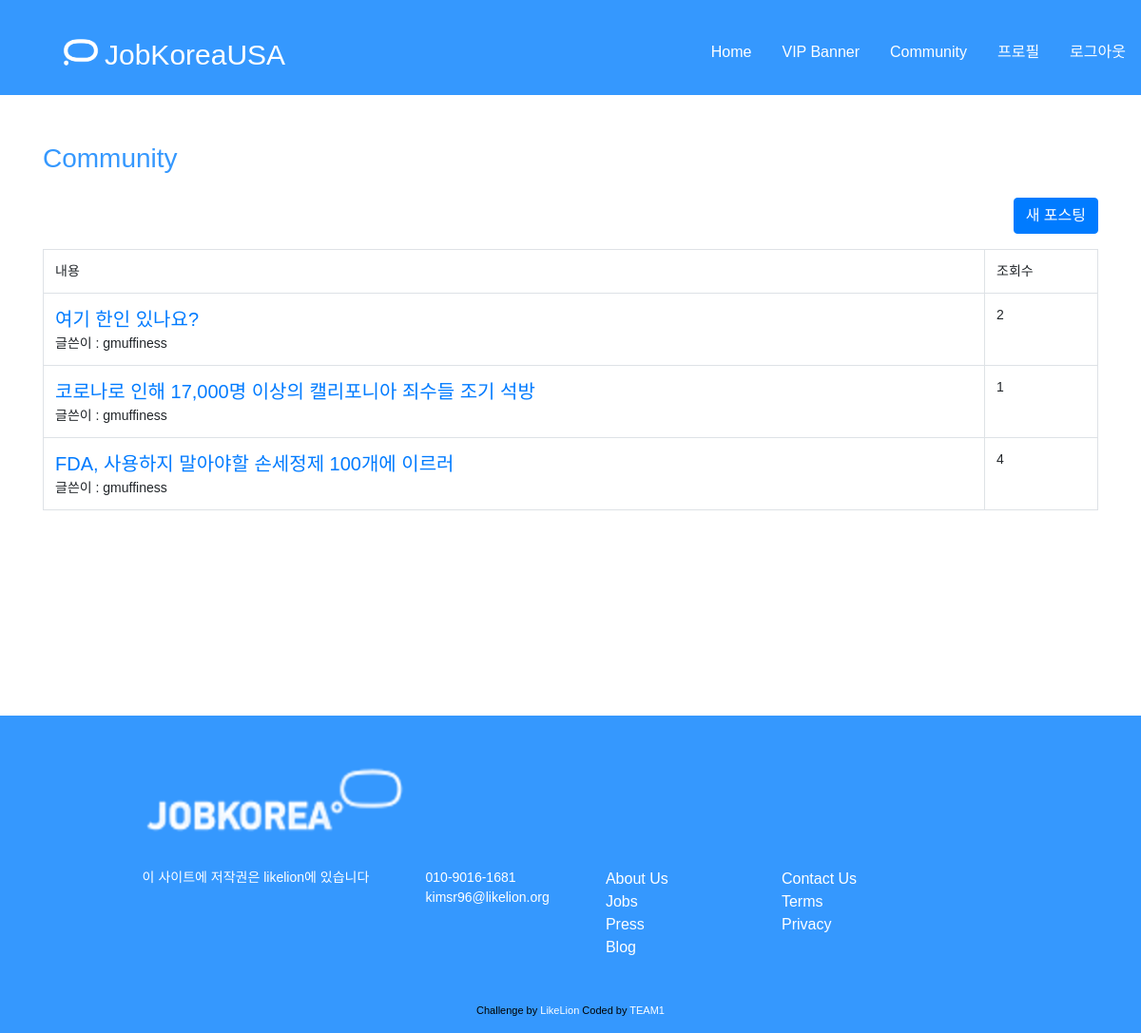
The app's page /community/ (signed in) with its own data.
### community/models.py (models this page shows, shortened)
class Post(models.Model):
    author = models.ForeignKey(settings.AUTH_USER_MODEL, on_delete=models.CASCADE)
    tag_set = models.ManyToManyField('Tag', blank=True)
    title = models.CharField(max_length = 50)
    message = models.TextField(
        validators=[MinLengthValidator(5)]
    )
    photo = models.ImageField(blank=True, upload_to='community/post')
    is_public = models.BooleanField(default=False, verbose_name='공개여부')
    created_at = models.DateTimeField(auto_now_add=True)
    updated_at = models.DateTimeField(auto_now=True)
    view = models.PositiveIntegerField(default=0)
    def get_absolute_url(self):
        return reverse('community:post_detail', args=[self.pk])
    class Meta:
        ordering = ['-id']

### community/views.py (the view)
@method_decorator(login_required, name = 'dispatch')
class PostListView(ListView):
    model = Post
    paginate_by = 10

### community/templates/community/post_list.html (shortened to what this page needs)
{% extends "community/layout.html" %}
{% load bootstrap4 %}
{% block content %}
    <h3 style="color: #3598fe">Community</h3>
    <a href="{% url 'community:post_new' %}" class="btn btn-primary mt-3 mb-3" style="float: right;">새 포스팅</a>
    <table class ="table table-bordered table-hover">
        <tr>
            <td>
                내용
            </td>
            <td>
                조회수
            </td>
        </tr>
        {% for post in post_list %}
            <tr>
                <td>
                    <a href="{% url 'community:post_detail' post.pk %}" class="cmu-post-title">
                        {{ post.title }}
                    </a><br>
                    글쓴이 : {{ user }}
                </td>
                <td>
                    {{ post.view }}
                </td>
            </tr>
        {% endfor %}
    </table>
    <div class="blank-container"></div>
{% endblock content %}

### hackathon/static/css/style.css (style rules this page uses)
:root { --Blue: #3598fe; --White: hsl(0, 0%, 100%); }
body { margin: 0; font-family: 'Handon3gyeopsal600g', sans-serif; Font-size: 14px; color: black; }
a { text-decoration: none; }
div .blank-container { height: 200px; }
.cmu-post-title { font-size: 20px; }

### records on screen
Post: title "여기 한인 있나요?", view "2"
Post: title "코로나로 인해 17,000명 이상의 캘리포니아 죄수들 조기 석방", view "1"
Post: title "FDA, 사용하지 말아야할 손세정제 100개에 이르러", view "4"

### other values on screen
{{ user }} "gmuffiness"
